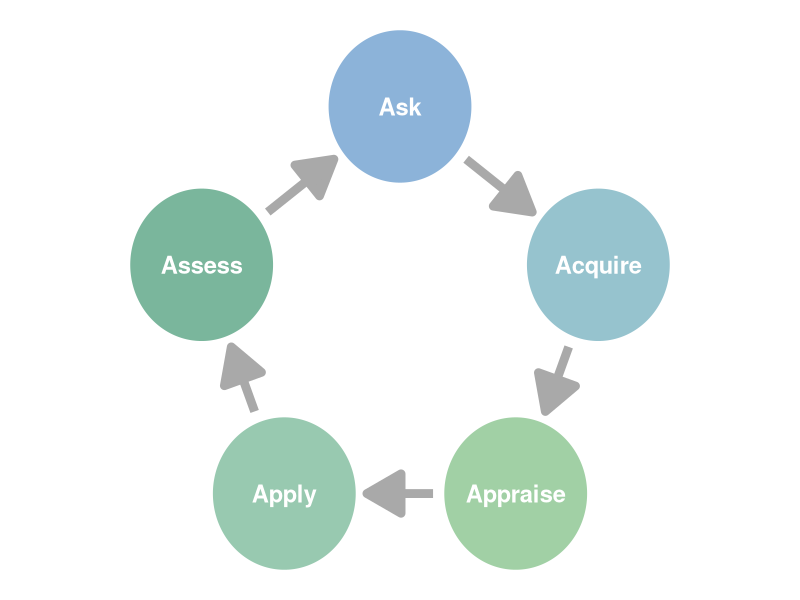
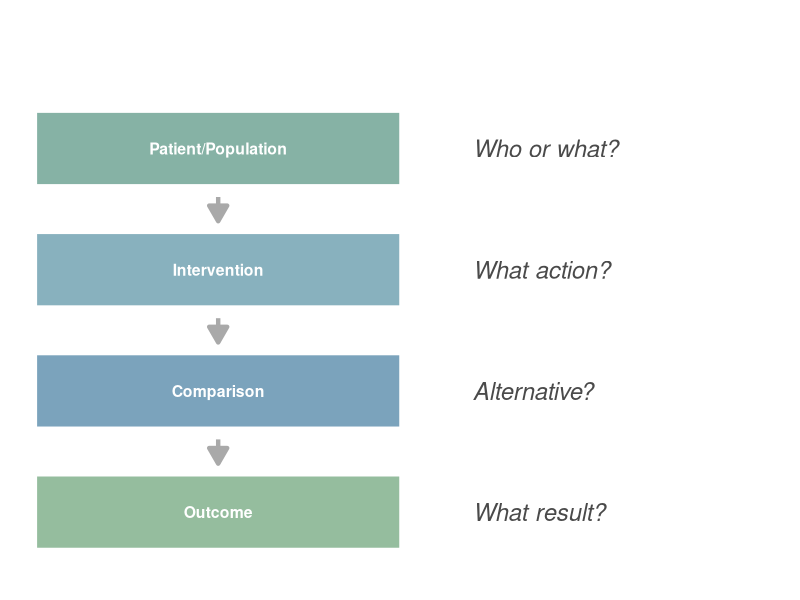
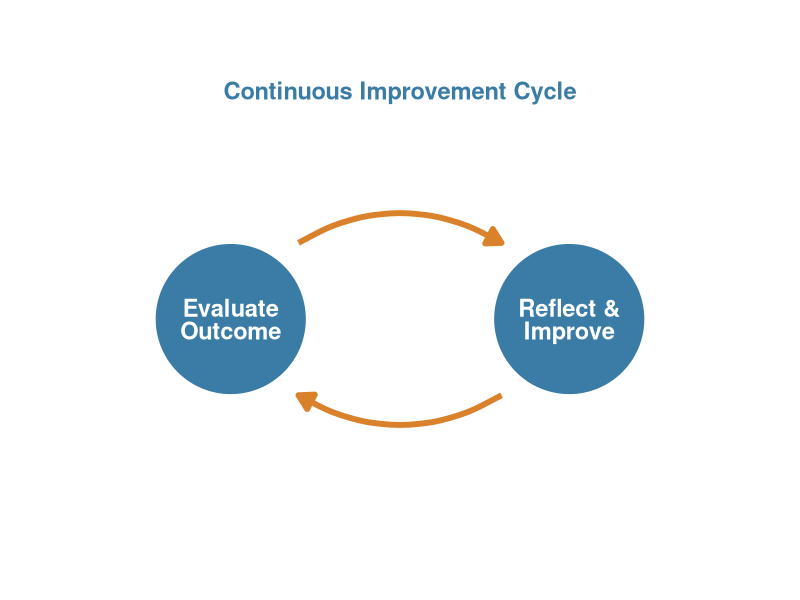
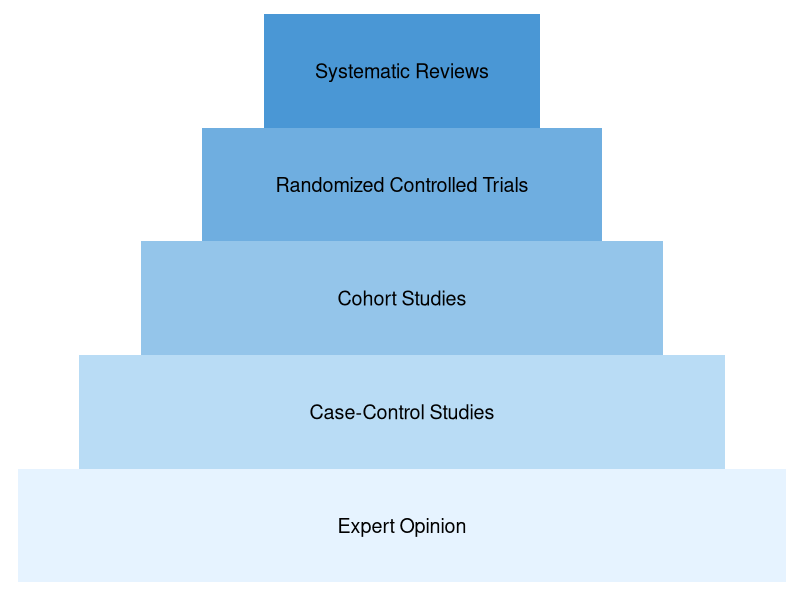
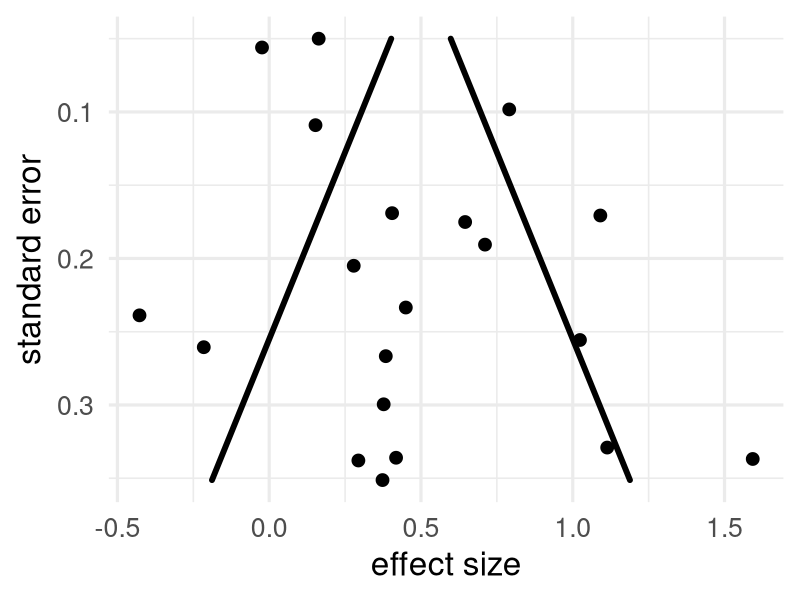
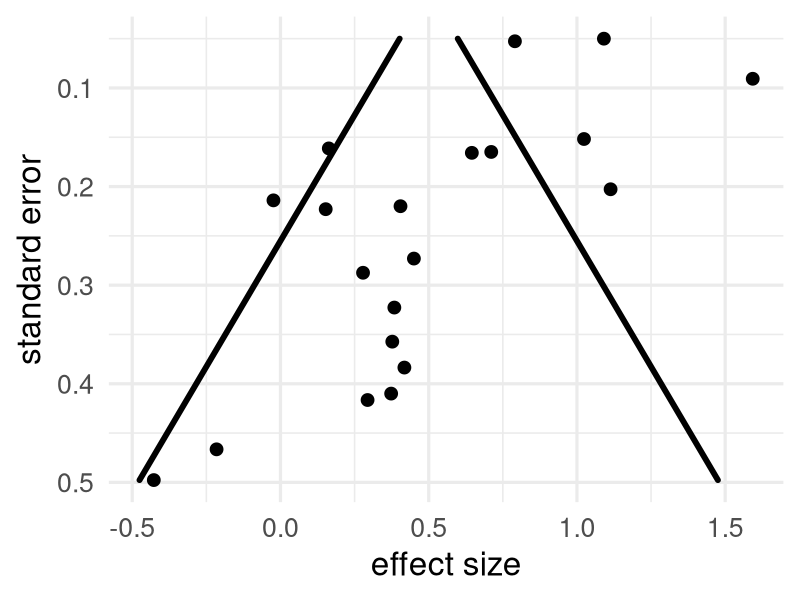

Source code (R) for these figures, in order:
## ---- chunk 1
library(ggplot2)
library(ggforce)

# Create data frame for the circles
df <- data.frame(
  x = c(0, 1.2, 0.7, -0.7, -1.2),
  y = c(1.2, 0.3, -1, -1, 0.3),
  label = c("Ask", "Acquire", "Appraise", "Apply", "Assess"),
  color = c("#8CB3D9", "#96C3CE", "#A1D0A5", "#98C9B0", "#7AB69C")
)

# Calculate arrow start and end points
calculate_arrow_points <- function(x1, y1, x2, y2, r) {
  angle <- atan2(y2 - y1, x2 - x1)
  start_x <- x1 + r * cos(angle)
  start_y <- y1 + r * sin(angle)
  end_x <- x2 - r * cos(angle)
  end_y <- y2 - r * sin(angle)
  return(c(start_x, start_y, end_x, end_y))
}

# Create data frame for the arrows
arrows <- data.frame(
  x = numeric(5),
  y = numeric(5),
  xend = numeric(5),
  yend = numeric(5)
)

for (i in 1:5) {
  next_i <- ifelse(i == 5, 1, i + 1)
  points <- calculate_arrow_points(df$x[i], df$y[i], df$x[next_i], df$y[next_i], 0.5)
  arrows[i, ] <- points
}

# Create the plot
ggplot() +
  geom_circle(aes(x0 = x, y0 = y, r = 0.45, fill = color), data = df, color = "white", size = 2) +
  geom_text(aes(x = x, y = y, label = label), data = df, color = "white", fontface = "bold", size = 6) +
  geom_curve(aes(x = x, y = y, xend = xend, yend = yend), 
             data = arrows, 
             arrow = arrow(type = "closed", length = unit(1, "cm")),
             curvature = 0,
             color = "#A9A9A9",
             size = 3) +
  scale_fill_identity() +
  coord_fixed() +
  theme_void() +
  theme(
    legend.position = "none",
    plot.margin = margin(0, 0, 0, 0, "cm"),  # Removes all margins
    aspect.ratio = 1  # Ensures the plot is square
  )
## ---- chunk 2
library(ggplot2)
library(ggtext)

# Create data frame for the PICO components
df <- data.frame(
  x = rep(1, 4),
  y = c(4, 3, 2, 1),
  component = c("Patient/Population", "Intervention", "Comparison", "Outcome"),
  description = c("Who or what?", "What action?", "Alternative?", "What result?"),
  color = c("#5A8CAB", "#6A9EAE", "#7BAD86", "#689F8E")
)

# Create data frame for the arrows
arrows_df <- data.frame(
  x = rep(1, 3),
  xend = rep(1, 3),
  y = c(3.6, 2.6, 1.6),
  yend = c(3.4, 2.4, 1.4)
)

# Create the plot
ggplot() +
  geom_rect(data = df, aes(xmin = x - 0.5, xmax = x + 0.5, ymin = y - 0.3, ymax = y + 0.3, fill = component),
            color = "white", size = 0.5, alpha = 0.8) +
  geom_text(data = df, aes(x = x, y = y, label = component), color = "white", fontface = "bold", size = 4, lineheight = 0.8) +
  geom_text(data = df, aes(x = x + 0.7, y = y, label = description), color = "#4A4A4A", size = 6, fontface = "italic", hjust = 0) +
  geom_text(aes(x = 1, y = 4.8), label = "", fontface = "bold", size = 6, color = "#4A4A4A") +
  geom_segment(data = arrows_df, aes(x = x, y = y, xend = xend, yend = yend),
               arrow = arrow(length = unit(0.03, "npc"), type = "closed"),
               color = "darkgray", size = 1.5) +
  scale_fill_manual(values = df$color) +
  scale_x_continuous(limits = c(0.5, 2.5)) +
  scale_y_continuous(limits = c(0.5, 5)) +
  theme_void() +
  theme(legend.position = "none",
        plot.background = element_rect(fill = "white", color = NA)) +
  coord_cartesian(clip = "off")
## ---- chunk 3
library(ggplot2)
library(ggtext)

# Define colors
main_color <- "#3A7CA5"
accent_color <- "#D9822B"

# Create data frame for the main circles
df <- data.frame(
  x = c(0, 1),
  y = c(0, 0),
  label = c("Evaluate\nOutcome", "Reflect &\nImprove")
)

# Create the plot
ggplot() +
  # Add main circles
  geom_point(data = df, aes(x, y), size = 50, color = main_color) +
  
  # Add text labels
  geom_text(data = df, aes(x, y, label = label), color = "white", fontface = "bold", size = 6, lineheight = 0.8, 
            family = "sans") +
  
  # Add arrows
  geom_curve(aes(x = 0.2, y = 0.2, xend = 0.8, yend = 0.2), 
             arrow = arrow(length = unit(0.03, "npc"), type = "closed"),
             curvature = -0.3, color = accent_color, size = 2) +
  geom_curve(aes(x = 0.8, y = -0.2, xend = 0.2, yend = -0.2), 
             arrow = arrow(length = unit(0.03, "npc"), type = "closed"),
             curvature = -0.3, color = accent_color, size = 2) +
  
  # Add title
  geom_text(aes(x = 0.5, y = 0.6), label = "Continuous Improvement Cycle", 
            fontface = "bold", size = 6, color = main_color, family = "sans") +
  
  # Set theme and coordinates
  theme_void() +
  theme(
    plot.background = element_rect(fill = "transparent", color = NA),
    panel.background = element_rect(fill = "transparent", color = NA),
    plot.margin = margin(20, 20, 20, 20)
  ) +
  coord_cartesian(xlim = c(-0.5, 1.5), ylim = c(-0.6, 0.7), clip = "off")
## ---- chunk 4
library(ggplot2)

# Define levels of evidence
levels <- c("Systematic Reviews", 
            "Randomized Controlled Trials", 
            "Cohort Studies", 
            "Case-Control Studies", 
            "Expert Opinion")

# Create a data frame for the pyramid
df <- data.frame(
  Level = factor(levels, levels = rev(levels)),
  Value = 5:1,
  ymin = c(4, 3, 2, 1, 0),
  ymax = c(4.5, 5.5, 6.5, 7.5, 8.5)
)

# Define a custom color palette (from darker to lighter blue)
blue_palette <- rev(c("#4A97D5", "#6FAEE0", "#94C5EA", "#B9DCF5", "#E6F3FF"))

# Create the pyramid plot
ggplot(df, aes(xmin = 0, xmax = Value, ymin = ymin-2, ymax = ymax+2, fill = Level)) +
  geom_rect() +
  coord_flip() +
  scale_fill_manual(values = blue_palette) +  # Use custom color palette
  scale_y_continuous(breaks = 1:5, labels = NULL, expand = c(0, 0)) +
  scale_x_continuous(expand = c(0, 0), limits = c(0, 5), labels = NULL) +
  theme_minimal() +
  theme(
    axis.title = element_blank(),
    axis.text = element_blank(),
    axis.ticks = element_blank(),
    legend.position = "none",
    panel.grid = element_blank(),
    plot.margin = margin(10, 10, 10, 10)
  ) +
  geom_text(
    aes(x = Value - 0.5, y = (ymin + ymax) / 2, label = Level),
    hjust = 0.5, vjust = 0.5, size = 5, color = "black"
  )
## ---- chunk 5
# Set seed for reproducibility
set.seed(42)

# Number of studies
num_studies <- 20

# Effect size
effect_size <- 0.5

# Generate simulated data
study <- 1:num_studies
standard_error <- runif(num_studies, min = 0.15, max = 0.5)
effect <- rnorm(num_studies, mean = effect_size, sd = standard_error)

# Create data frame
df <- data.frame(study, effect, standard_error = standard_error - min(standard_error) + 0.05)

# Calculate funnel plot boundaries
df$lower_bound = effect_size - 1.96 * df$standard_error
df$upper_bound = effect_size + 1.96 * df$standard_error

# Plot using ggplot
ggplot(df, aes(y = standard_error, x = effect)) +
  geom_point(size = 4) +
  geom_path(aes(y = standard_error, x = lower_bound), color = "black", linewidth = 2) +
  geom_path(aes(y = standard_error, x = upper_bound), color = "black", linewidth = 2) +
  scale_y_continuous(trans = "reverse") + 
  theme_minimal(24) +
  labs(x = "effect size", y = "standard error")
## ---- chunk 6
# Create data frame
df <- data.frame(study, effect, standard_error = standard_error - 0.25 * effect - min(standard_error - 0.25 * effect) + 0.05)

# Calculate funnel plot boundaries
df$lower_bound = effect_size - 1.96 * df$standard_error
df$upper_bound = effect_size + 1.96 * df$standard_error

# Plot using ggplot
ggplot(df, aes(y = standard_error, x = effect)) +
  geom_point(size = 4) +
  geom_path(aes(y = standard_error, x = lower_bound), color = "black", linewidth = 2) +
  geom_path(aes(y = standard_error, x = upper_bound), color = "black", linewidth = 2) +
  scale_y_continuous(trans = "reverse") + 
  theme_minimal(24) +
  labs(x = "effect size", y = "standard error")
